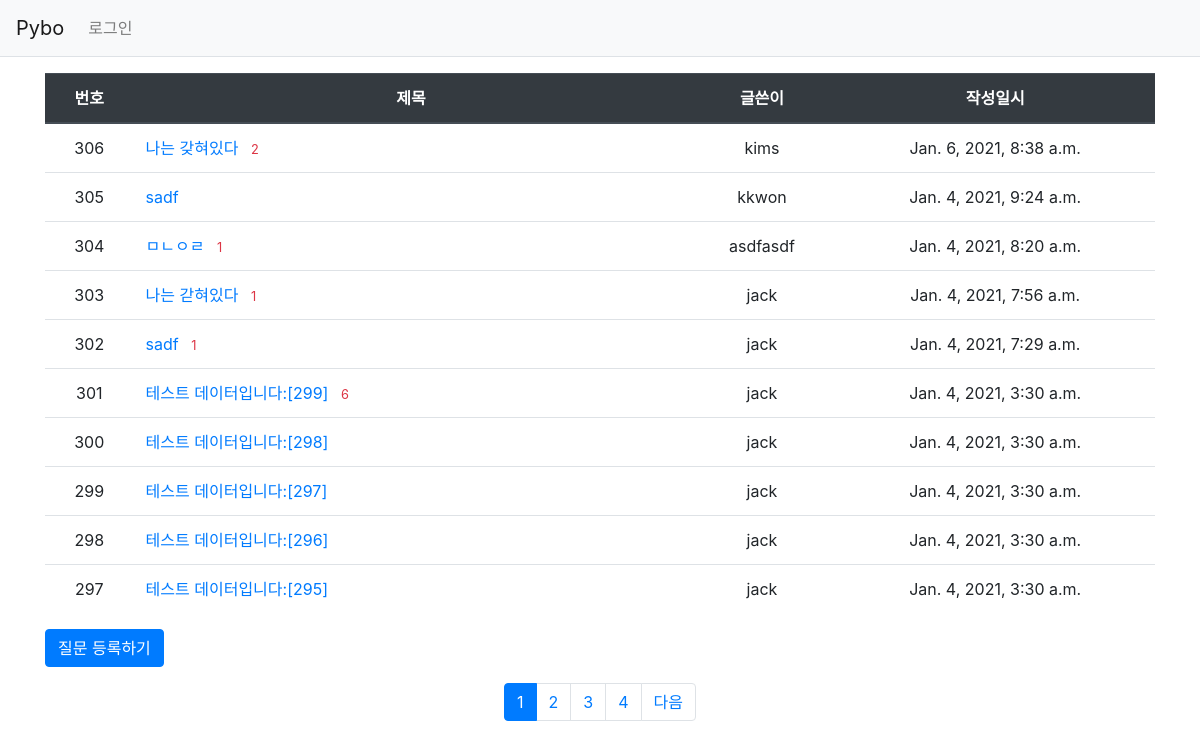
Screenshot of /pybo/ with the database file from the repository.
### apps/pybo/models.py (models this page shows, shortened)
class Question(models.Model):
    author = models.ForeignKey(User, on_delete=models.CASCADE)
    subject = models.CharField(max_length=200)
    content = models.TextField()
    create_date = models.DateTimeField()
    modify_date = models.DateTimeField(null=True, blank=True)

### apps/pybo/views.py (the view)
# urls.py: path('', views.index, name='index'),
def index(request):
    question_list = Question.objects.order_by('-create_date')
    page = request.GET.get('page', '1')  # 페이징 방식은 get 방식으로 처리하며 이 때, 해당 값을 받을 page 변수는 page, 기본값은 1
    """
        page_obj 의 속성

        항목	설명
        paginator.count	        전체 게시물 개수
        paginator.per_page	    페이지당 보여줄 게시물 개수
        paginator.page_range	페이지 범위
        number	                현재 페이지 번호
        previous_page_number	이전 페이지 번호
        next_page_number	    다음 페이지 번호
        has_previous	        이전 페이지 유무
        has_next	            다음 페이지 유무
        start_index	            현재 페이지 시작 인덱스(1부터 시작)
        end_index	            현재 페이지의 끝 인덱스(1부터 시작)
    """
    paginator = Paginator(question_list, 10)  # 한 페이지당 10개씩 보여주기
    page_obj = paginator.get_page(page)
    context = {'question_list': page_obj}
    return render(request, 'pybo/question_list.html', context)

### apps/pybo/templatetags/pybo_filter.py (called while the page is built)
@register.filter
def sub(value, arg):
    return value - arg

### templates/pybo/question_list.html (shortened to what this page needs)
{% extends 'pybo/base.html' %}
{% load pybo_filter %}
{% block content %}
    <div class="container my-3">
        <table class="table">
            <thead>
            <tr class="text-center thead-dark">
                <th>번호</th>
                <th style="width: 50%">제목</th>
                <th>글쓴이</th>
                <th>작성일시</th>
            </tr>
            </thead>
            <tbody>
            {% if question_list %}
                {% for question in question_list %}
                    <tr class="text-center">
                        <td>{{ question_list.paginator.count|sub:question_list.start_index|sub:forloop.counter0|add:1 }}</td>
                        <td class="text-left">
                            <a href="{% url 'pybo:detail' question.id %}">{{ question.subject }}</a>
                            {% if question.answer_set.count > 0 %}
                                <span class="text-danger small ml-2">{{ question.answer_set.count }}</span>
                            {% endif %}
                        </td>
                        <td>{{ question.author }}</td>
                        <td>{{ question.create_date }}</td>
                    </tr>
                {% endfor %}
            {% else %}
                <tr>
                    <td colspan="3">질문이 없습니다.</td>
                </tr>
            {% endif %}
            </tbody>
        </table>
        <a href="{% url 'pybo:question_create' %}" class="btn btn-primary">질문 등록하기</a>
    </div>
    <ul class="pagination justify-content-center">
        {% for page_number in question_list.paginator.page_range %}
            {% if page_number >= question_list.number|add:-3 and page_number <= question_list.number|add:3 %}
                {% if page_number == question_list.number %}
                    <li class="page-item active" aria-current="page">
                        <a class="page-link" href="?page={{ page_number }}">{{ page_number }}</a>
                    </li>
                {% else %}
                    <li class="page-item">
                        <a class="page-link" href="?page={{ page_number }}">{{ page_number }}</a>
                    </li>
                {% endif %}
            {% endif %}
        {% endfor %}
        {% if question_list.has_next %}
            <li class="page-item">
                <a class="page-link" href="?page={{ question_list.next_page_number }}">다음</a>
            </li>
        {% endif %}
    </ul>
{% endblock %}

### rows the page displays
Question: paginator.count|sub "306", subject "나는 갖혀있다", answer_set.count "2", author "kims", create_date "Jan. 6, 2021, 8:38 a.m."
Question: paginator.count|sub "305", subject "sadf", author "kkwon", create_date "Jan. 4, 2021, 9:24 a.m."
Question: paginator.count|sub "304", subject "ㅁㄴㅇㄹ", answer_set.count "1", author "asdfasdf", create_date "Jan. 4, 2021, 8:20 a.m."
Question: paginator.count|sub "303", subject "나는 갇혀있다", answer_set.count "1", author "jack", create_date "Jan. 4, 2021, 7:56 a.m."
Question: paginator.count|sub "302", subject "sadf", answer_set.count "1", author "jack", create_date "Jan. 4, 2021, 7:29 a.m."
Question: paginator.count|sub "301", subject "테스트 데이터입니다:[299]", answer_set.count "6", author "jack", create_date "Jan. 4, 2021, 3:30 a.m."
Question: paginator.count|sub "300", subject "테스트 데이터입니다:[298]", author "jack", create_date "Jan. 4, 2021, 3:30 a.m."
Question: paginator.count|sub "299", subject "테스트 데이터입니다:[297]", author "jack", create_date "Jan. 4, 2021, 3:30 a.m."
Question: paginator.count|sub "298", subject "테스트 데이터입니다:[296]", author "jack", create_date "Jan. 4, 2021, 3:30 a.m."
Question: paginator.count|sub "297", subject "테스트 데이터입니다:[295]", author "jack", create_date "Jan. 4, 2021, 3:30 a.m."

### other values shown
{{ page_number }} "1"
{{ page_number }} "2" "3" "4"
